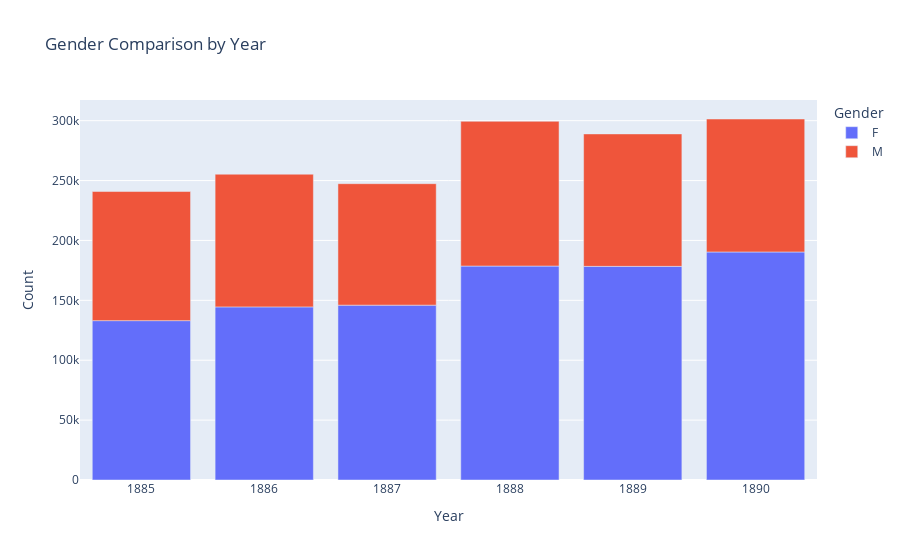
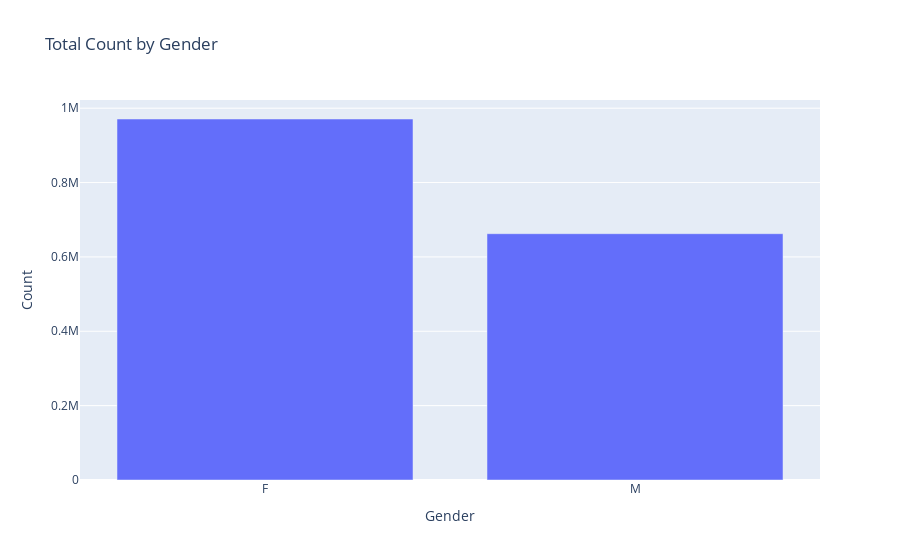
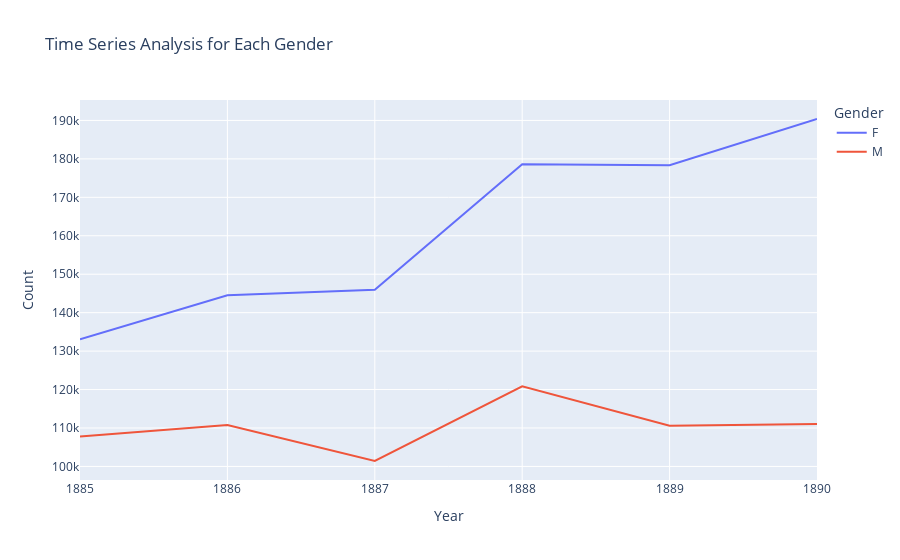
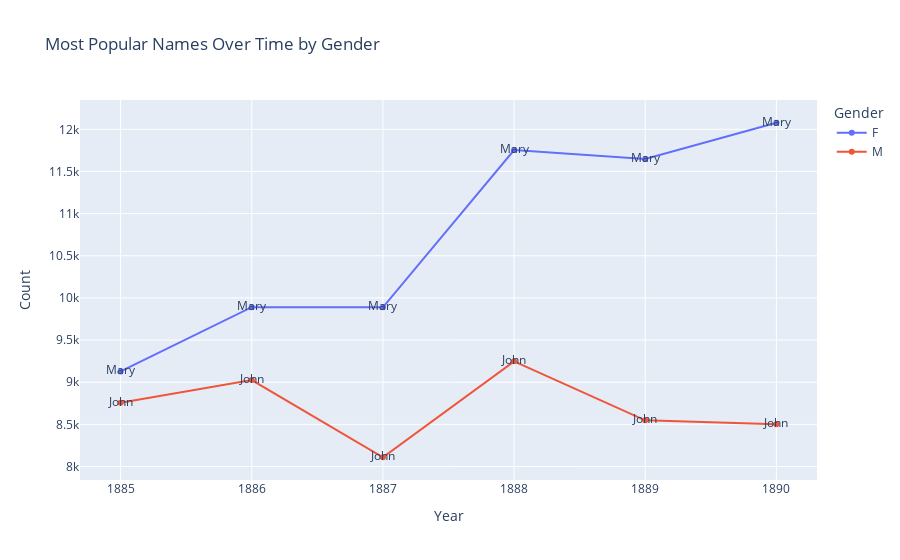

Source (notebook cell) for these figures, in order:
### Code cell
import pandas as pd
import plotly.express as px
from ipywidgets import interact, Dropdown, Output, VBox


# Output widget to display plots
output = Output()

# Function to update plots based on the selected year range
def update_plots(start_year, end_year):
    with output:
        output.clear_output(wait=True)
        if start_year != "Select Year" and end_year != "Select Year" and int(start_year) <= int(end_year):
            filtered_data = data[(data['Year'] >= int(start_year)) & (data['Year'] <= int(end_year))]
            
            # Gender Comparison by Year
            gender_comparison = filtered_data.groupby(['Year', 'Gender']).agg({'Count': 'sum'}).reset_index()
            fig_gender_comparison = px.bar(gender_comparison, x='Year', y='Count', color='Gender',
                                           title='Gender Comparison by Year')
            
            # Total Count by Gender
            total_count_gender = filtered_data.groupby('Gender').agg({'Count': 'sum'}).reset_index()
            fig_total_count_gender = px.bar(total_count_gender, x='Gender', y='Count',
                                            title='Total Count by Gender')
            
            # Time Series for Each Gender
            time_series_gender = filtered_data.groupby(['Year', 'Gender']).agg({'Count': 'sum'}).reset_index()
            fig_time_series_gender = px.line(time_series_gender, x='Year', y='Count', color='Gender',
                                             title='Time Series Analysis for Each Gender')

            # Most Popular Names Over Time by Gender
            popular_names_gender = filtered_data.groupby(['Year', 'Gender']).apply(lambda x: x.nlargest(1, 'Count')).reset_index(drop=True)
            fig_popular_names = px.line(popular_names_gender, x='Year', y='Count', color='Gender', text='Name',
                                        title='Most Popular Names Over Time by Gender')
            
            # Display plots
            display(fig_gender_comparison)
            display(fig_total_count_gender)
            display(fig_time_series_gender)
            display(fig_popular_names)
        else:
            print("Please select a valid year range where Start Year is less than or equal to End Year.")

# Dropdown widgets for year selection
year_options = ["Select Year"] + sorted(data['Year'].unique().astype(str).tolist())
start_year_dropdown = Dropdown(options=year_options, value="Select Year", description='Start Year:')
end_year_dropdown = Dropdown(options=year_options, value="Select Year", description='End Year:')

# Display interactive widgets and output
vbox = VBox([start_year_dropdown, end_year_dropdown, output])
interact(update_plots, start_year=start_year_dropdown, end_year=end_year_dropdown)
display(vbox)

### Figure 1 — Plotly figure (JSON) as saved in the notebook; plotly's stock layout.template omitted (floating-point values rounded to 4 significant figures)
{"data": [{"alignmentgroup": "True", "hovertemplate": "Gender=F<br>Year=%{x}<br>Count=%{y}<extra></extra>", "legendgroup": "F", "marker": {"color": "#636efa", "pattern": {"shape": ""}}, "name": "F", "offsetgroup": "F", "orientation": "v", "showlegend": true, "textposition": "auto", "type": "bar", "x": [1885, 1886, 1887, 1888, 1889, 1890], "xaxis": "x", "y": [133055, 144535, 145982, 178627, 178366, 190377], "yaxis": "y"}, {"alignmentgroup": "True", "hovertemplate": "Gender=M<br>Year=%{x}<br>Count=%{y}<extra></extra>", "legendgroup": "M", "marker": {"color": "#EF553B", "pattern": {"shape": ""}}, "name": "M", "offsetgroup": "M", "orientation": "v", "showlegend": true, "textposition": "auto", "type": "bar", "x": [1885, 1886, 1887, 1888, 1889, 1890], "xaxis": "x", "y": [107800, 110784, 101414, 120853, 110584, 111025], "yaxis": "y"}], "layout": {"barmode": "relative", "legend": {"title": {"text": "Gender"}, "tracegroupgap": 0}, "title": {"text": "Gender Comparison by Year"}, "xaxis": {"anchor": "y", "domain": [0, 1], "title": {"text": "Year"}}, "yaxis": {"anchor": "x", "domain": [0, 1], "title": {"text": "Count"}}}}

### Figure 2 — Plotly figure (JSON) as saved in the notebook; plotly's stock layout.template omitted (floating-point values rounded to 4 significant figures)
{"data": [{"alignmentgroup": "True", "hovertemplate": "Gender=%{x}<br>Count=%{y}<extra></extra>", "legendgroup": "", "marker": {"color": "#636efa", "pattern": {"shape": ""}}, "name": "", "offsetgroup": "", "orientation": "v", "showlegend": false, "textposition": "auto", "type": "bar", "x": ["F", "M"], "xaxis": "x", "y": [970942, 662460], "yaxis": "y"}], "layout": {"barmode": "relative", "legend": {"tracegroupgap": 0}, "title": {"text": "Total Count by Gender"}, "xaxis": {"anchor": "y", "domain": [0, 1], "title": {"text": "Gender"}}, "yaxis": {"anchor": "x", "domain": [0, 1], "title": {"text": "Count"}}}}

### Figure 3 — Plotly figure (JSON) as saved in the notebook; plotly's stock layout.template omitted (floating-point values rounded to 4 significant figures)
{"data": [{"hovertemplate": "Gender=F<br>Year=%{x}<br>Count=%{y}<extra></extra>", "legendgroup": "F", "line": {"color": "#636efa", "dash": "solid"}, "marker": {"symbol": "circle"}, "mode": "lines", "name": "F", "orientation": "v", "showlegend": true, "type": "scatter", "x": [1885, 1886, 1887, 1888, 1889, 1890], "xaxis": "x", "y": [133055, 144535, 145982, 178627, 178366, 190377], "yaxis": "y"}, {"hovertemplate": "Gender=M<br>Year=%{x}<br>Count=%{y}<extra></extra>", "legendgroup": "M", "line": {"color": "#EF553B", "dash": "solid"}, "marker": {"symbol": "circle"}, "mode": "lines", "name": "M", "orientation": "v", "showlegend": true, "type": "scatter", "x": [1885, 1886, 1887, 1888, 1889, 1890], "xaxis": "x", "y": [107800, 110784, 101414, 120853, 110584, 111025], "yaxis": "y"}], "layout": {"legend": {"title": {"text": "Gender"}, "tracegroupgap": 0}, "title": {"text": "Time Series Analysis for Each Gender"}, "xaxis": {"anchor": "y", "domain": [0, 1], "title": {"text": "Year"}}, "yaxis": {"anchor": "x", "domain": [0, 1], "title": {"text": "Count"}}}}

### Figure 4 — Plotly figure (JSON) as saved in the notebook; plotly's stock layout.template omitted (floating-point values rounded to 4 significant figures)
{"data": [{"hovertemplate": "Gender=F<br>Year=%{x}<br>Count=%{y}<br>Name=%{text}<extra></extra>", "legendgroup": "F", "line": {"color": "#636efa", "dash": "solid"}, "marker": {"symbol": "circle"}, "mode": "lines+markers+text", "name": "F", "orientation": "v", "showlegend": true, "text": ["Mary", "Mary", "Mary", "Mary", "Mary", "Mary"], "type": "scatter", "x": [1885, 1886, 1887, 1888, 1889, 1890], "xaxis": "x", "y": [9128, 9890, 9888, 11754, 11648, 12078], "yaxis": "y"}, {"hovertemplate": "Gender=M<br>Year=%{x}<br>Count=%{y}<br>Name=%{text}<extra></extra>", "legendgroup": "M", "line": {"color": "#EF553B", "dash": "solid"}, "marker": {"symbol": "circle"}, "mode": "lines+markers+text", "name": "M", "orientation": "v", "showlegend": true, "text": ["John", "John", "John", "John", "John", "John"], "type": "scatter", "x": [1885, 1886, 1887, 1888, 1889, 1890], "xaxis": "x", "y": [8756, 9026, 8110, 9248, 8548, 8502], "yaxis": "y"}], "layout": {"legend": {"title": {"text": "Gender"}, "tracegroupgap": 0}, "title": {"text": "Most Popular Names Over Time by Gender"}, "xaxis": {"anchor": "y", "domain": [0, 1], "title": {"text": "Year"}}, "yaxis": {"anchor": "x", "domain": [0, 1], "title": {"text": "Count"}}}}
